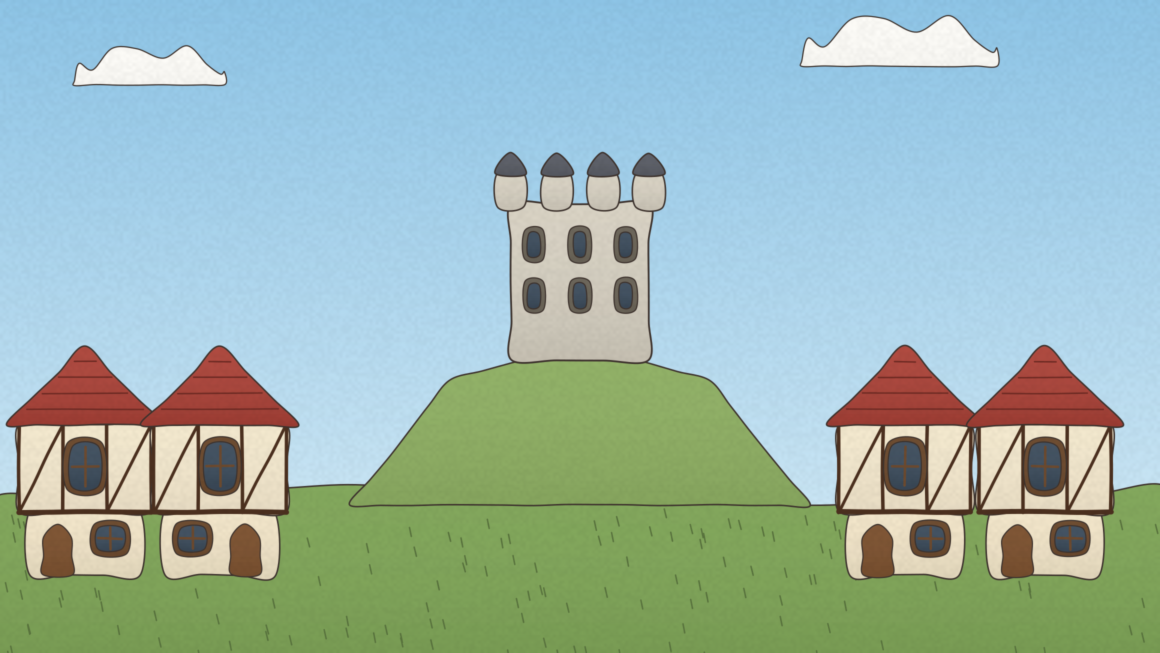
#> input picture medieval-prison-video/assets/bg_hd/bg_castle_hill.png, 2320 x 1305 px (shown at 1/2 size)
$ python -i bgdraw.py   (imports and definitions only)
#> lines starting #> are read from the running program, lines starting #| are printed output that depends on the picture
### medieval-prison-video/cartoon.py
"""2D cartoon drawing kit (cairo): simple round-headed characters, flat hand-drawn backgrounds, props, text.
Everything is vector-drawn per frame so characters can bob, blink, walk, talk and react."""
import math, random, cairo

W, H = 1920, 1080
INK = (0.17, 0.14, 0.12)
SKIN = (0.97, 0.95, 0.91)
LW = 5.0

def rgb(h):
    h = h.lstrip("#"); return tuple(int(h[i:i + 2], 16) / 255 for i in (0, 2, 4))

PAL = dict(brown=rgb("8a5a3c"), red=rgb("a8443a"), rust=rgb("b5562e"), green=rgb("5f7d4a"), blue=rgb("4a6a8c"),
           grey=rgb("7d7f80"), dgrey=rgb("4b4e52"), cream=rgb("efe3c8"), black=rgb("2b2622"), purple=rgb("6b4a7a"),
           scarlet=rgb("b8322a"), tan=rgb("c9a46b"), navy=rgb("2f4360"), mud=rgb("7a5c3e"), straw=rgb("d8b45a"),
           stone=rgb("8e8c86"), stone_d=rgb("6d6b66"), sky=rgb("a9cde3"), wood=rgb("8b5e3b"), wood_d=rgb("6a4429"),
           gold=rgb("e2b23c"), night=rgb("23314a"), white=rgb("f6f2ea"))

def fill_stroke(ctx, fill, lw=LW, stroke=INK):
    ctx.set_source_rgb(*fill); ctx.fill_preserve()
    ctx.set_source_rgb(*stroke); ctx.set_line_width(lw); ctx.stroke()

# [11 lines left out: functions rrect, line, not called in this run]

def circle(ctx, x, y, r, fill, lw=LW):
    ctx.new_path(); ctx.arc(x, y, r, 0, 2 * math.pi); fill_stroke(ctx, fill, lw)

def wobble(seed, t, amp=1.0, f=1.0):
    return amp * math.sin(t * f * 2 * math.pi + seed * 1.7)

# ------------------------------------------------------------------ text
# [24 lines left out: functions text, arrow, not called in this run]

# ------------------------------------------------------------------ characters
EXPR = {  # brows (left angle, right angle, height), mouth
    "neutral": ((0, 0, 0), "flat"), "angry": ((0.45, -0.45, 0), "frown"), "scared": ((-0.4, 0.4, 6), "wavy"),
    "shock": ((-0.25, 0.25, 14), "o"), "sad": ((-0.35, 0.35, 4), "frown"), "grin": ((0.25, -0.25, 0), "teeth"),
    "smug": ((0.15, -0.35, 0), "smirk"), "happy": ((0, 0, 6), "smile"), "sick": ((-0.3, 0.3, 2), "wavy"),
    "shout": ((0.45, -0.45, 0), "shout"), "grimace": ((-0.3, 0.3, 4), "grimace"), "determined": ((0.35, -0.35, -2), "flat"),
}

class Char:
    def __init__(self, body="brown", hat=None, hair=None, beard=None, size=1.0, seed=0, skin=SKIN, body_w=1.0, bald=False):
        self.body, self.hat, self.hair, self.beard, self.size, self.seed = body, hat, hair, beard, size, seed
        self.skin, self.body_w, self.bald = skin, body_w, bald

    # [516 lines left out: functions draw, face_draw, hat, prop, flame, glow and 23 more, not called in this run]

# ------------------------------------------------------------------ illustrated backgrounds (AI-drawn, no people)
_BG = {}
# [24 lines left out: function bg_image, not called in this run]


# when an illustrated background is painted behind a scene, coded scenery helpers become no-ops
SKIP = {"on": False}
def SK(): return SKIP["on"]

### medieval-prison-video/bgdraw.py
"""Hand-drawn backgrounds (no AI): wobbly ink outlines, flat painted fills with simple shading,
light brush texture and soft focus, matching the stick-figure style. Each background is rendered once
to assets/bg_hd/<name>.png at 2320x1305 (pan/zoom headroom); animated bits (flames, clouds) are added live."""
import math, random, os, cairo
import numpy as np
from PIL import Image, ImageFilter
from stick import wpath, INK
from cartoon import rgb

BW, BH = 2320, 1305
R = random.Random(1)
_b = [0]
def nb():
    _b[0] += 1; return _b[0]

BG_INK = (0.24, 0.20, 0.18)
def stroke(ctx, w=5, col=None):
    col = BG_INK if col is None or col == INK else col
    ctx.set_source_rgb(*col); ctx.set_line_width(max(2.0, w * 0.6)); ctx.set_line_cap(1); ctx.set_line_join(1); ctx.stroke()

# [22 lines left out: functions subdiv, shape, not called in this run]

def rect(ctx, x, y, w, h, fill, lw=5, shade=0.18):
    return shape(ctx, [(x, y), (x + w, y), (x + w, y + h), (x, y + h)], fill, lw, shade=shade)

# [15 lines left out: functions ln, ellipse, not called in this run]

def mix(a, b, t): return tuple(a[i] * (1 - t) + b[i] * t for i in range(3))

# ------------------------------------------------------------------ building blocks
def sky(ctx, top=rgb("8fc3e3"), bot=rgb("d9ecf5"), h=BH):
    g = cairo.LinearGradient(0, 0, 0, h); g.add_color_stop_rgb(0, *top); g.add_color_stop_rgb(1, *bot)
    ctx.set_source(g); ctx.rectangle(0, 0, BW, h); ctx.fill()

# [124 lines left out: functions cloud, stone_wall, straw_floor, cobbles, grass, window and 7 more, not called in this run]

def table(ctx, x, y, w, col=rgb("8b5e3b")):
    rect(ctx, x - w / 2, y, w, 40, col, 5, 0.2)
    for lx in (x - w / 2 + 40, x + w / 2 - 40): ln(ctx, [(lx, y + 40), (lx, y + 220)], 16, mix(col, (0, 0, 0), 0.25))

def banner(ctx, x, y, col):
    shape(ctx, [(x, y), (x + 130, y), (x + 130, y + 260), (x + 65, y + 210), (x, y + 260)], col, 5, shade=0.25, step=40)
    ellipse(ctx, x + 65, y + 100, 30, 30, rgb("e2b23c"), 4)

def arch_window(ctx, x, y, w, h, glass=rgb("cfe3ee")):
    shape(ctx, [(x, y + h), (x, y + w / 2), (x + w / 2, y), (x + w, y + w / 2), (x + w, y + h)], glass, 5, shade=0.15, step=30)
    ln(ctx, [(x + w / 2, y + 10), (x + w / 2, y + h)], 6); ln(ctx, [(x, y + h * 0.55), (x + w, y + h * 0.55)], 6)

# [242 lines left out: functions cottage, tree, bg_street, bg_city, bg_newgate, bg_cell and 19 more, not called in this run]

BACKGROUNDS = {k: v for k, v in globals().items() if k.startswith("bg_") and callable(v)}

def finish(path_png):
    """painted look: light brush/paper grain + soft focus."""
#> called with path_png = 'assets/bg_hd/bg_castle_hill.png'
    im = Image.open(path_png).convert("RGB")
#> im is the input picture: PIL image 2320x1305 RGB; mean R, G, B 155.5, 183.4, 177.5
    a = np.asarray(im, np.float32) / 255
    rng = np.random.default_rng(3)
    small = rng.random((BH // 6, BW // 6)).astype(np.float32)
    grain = np.asarray(Image.fromarray((small * 255).astype(np.uint8)).resize((BW, BH), Image.BICUBIC), np.float32) / 255
    fine = rng.random((BH, BW)).astype(np.float32)
    a = a * (0.975 + 0.035 * grain[..., None])
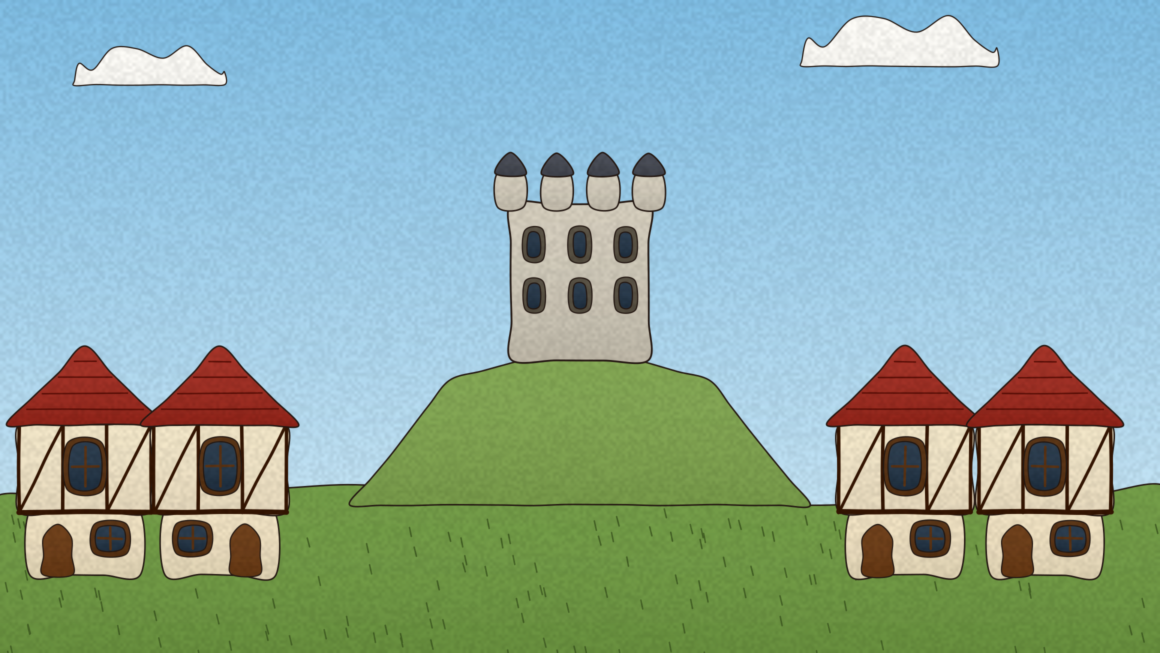
#> a: shape (1305, 2320, 3) float32 (shown at 1/2 size); mean R, G, B 0.606, 0.713, 0.691; drawn with min black and max white
    lum = a.mean(axis=2, keepdims=True); a = lum + (a - lum) * 1.05
#> after `lum = a.mean(axis=2, keepdims=True)`:
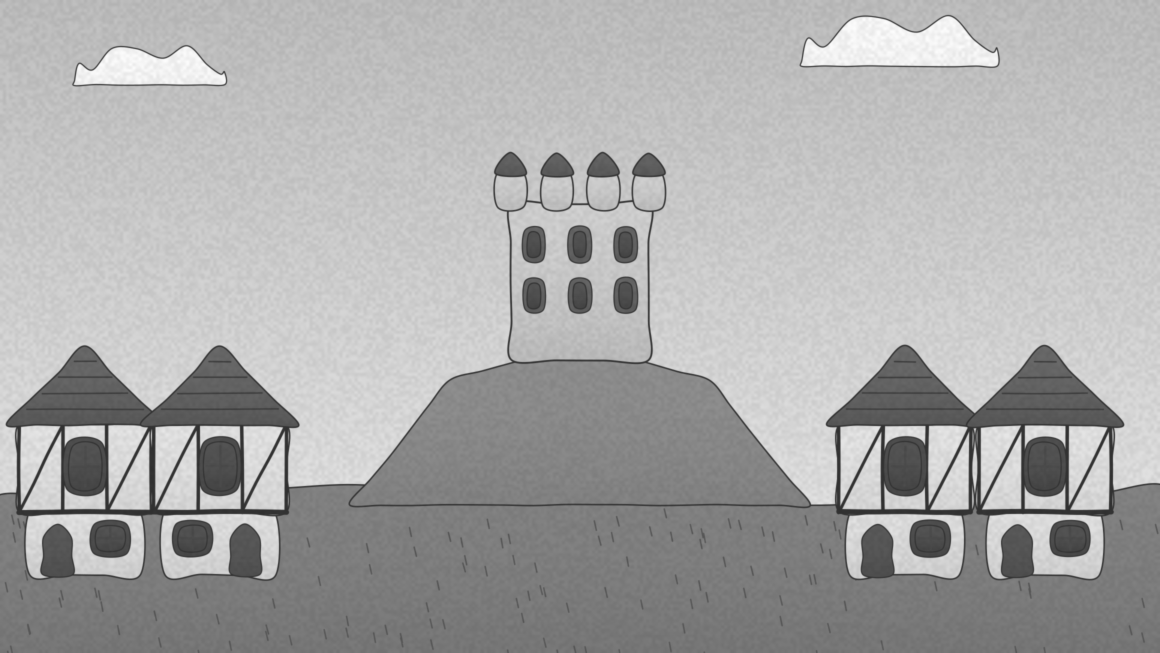
#> lum: shape (1305, 2320, 1) float32 (shown at 1/2 size); min 0.189, max 0.991, mean 0.67
    im = Image.fromarray((np.clip(a, 0, 1) * 255).astype(np.uint8)).filter(ImageFilter.GaussianBlur(0.8))
    im.save(path_png)

# [10 lines not run here, left out]

>>> result = finish('assets/bg_hd/bg_castle_hill.png')
